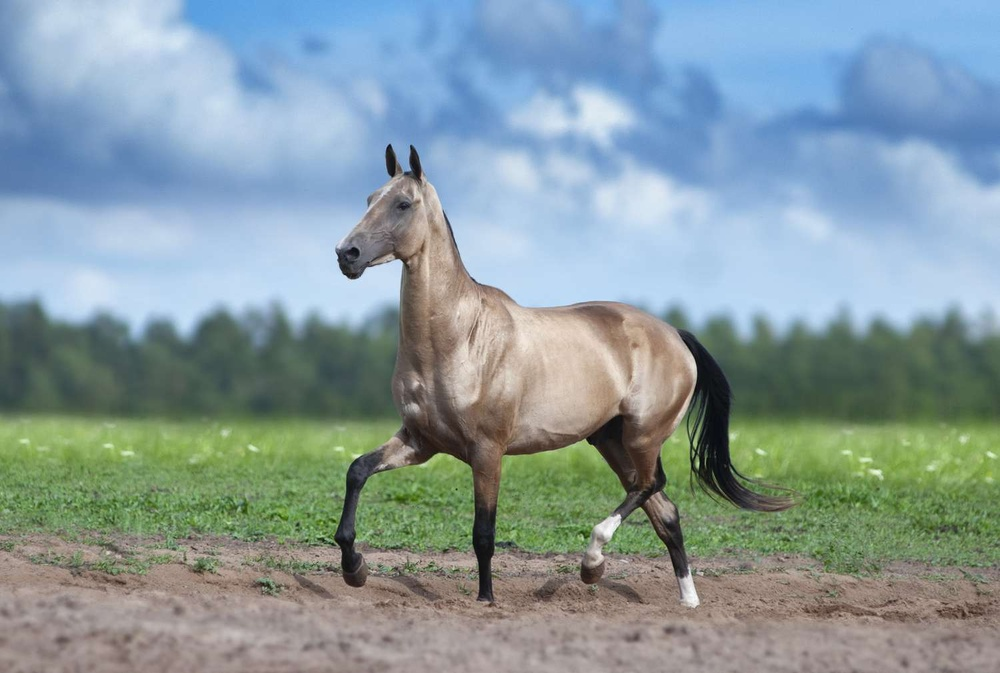
#> input picture images/testimg.jpeg, 1000 x 673 px, shrunk from 1500 x 1009 before the run
$ jupyter execute --allow-errors imgs.ipynb
#> lines starting #> are read from the running program, lines starting #| are printed output that depends on the picture
[cell 1]
import pandas as pd
import cv2 as cv
import math
import numpy as np
import adjmtrx_io

[cell 2]
img = cv.imread("./images/testimg.jpeg")
#> img is the input picture: shape (673, 1000, 3); mean B, G, R 158.1, 154.2, 135.7

[cell 3]
gray_img = cv.cvtColor(img, cv.COLOR_BGR2GRAY)
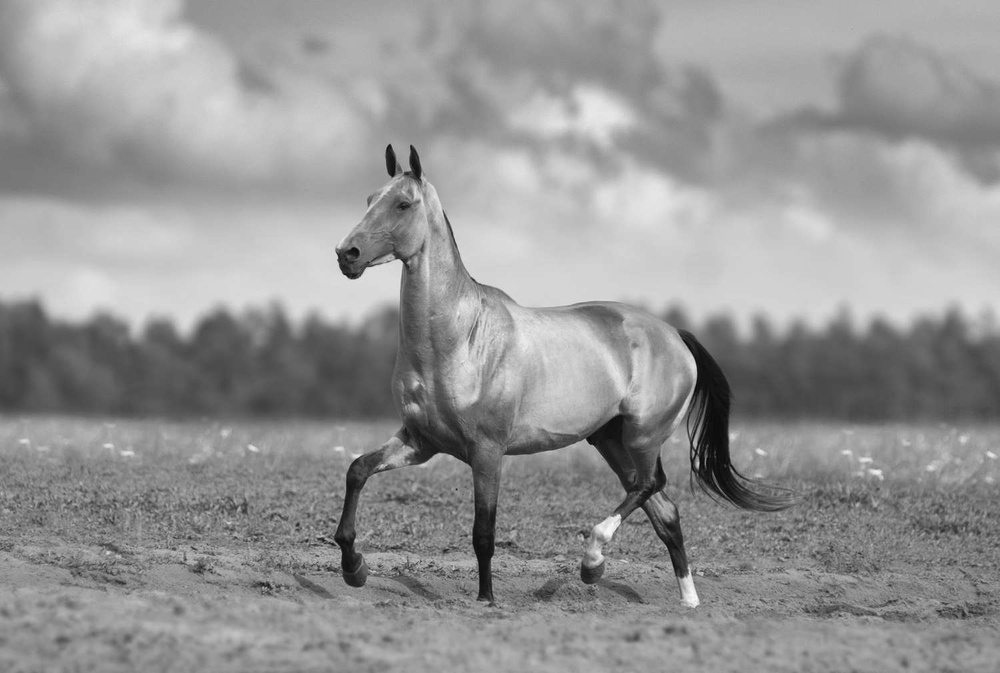
#> gray_img: shape (673, 1000); min 5, max 253, mean 149.1

[cell 4]
def sim_exp(a,i1,i2):
    return math.exp((-a)*(i1-i2)^2)

def get_1d_ind(r,c,width):
    return r*width + c


def get_adjacency_image(raw_img):
    rows,cols = raw_img.shape
#> rows = 673; cols = 1000
    adj_mtrx = np.zeros((rows*cols,rows*cols))
    s = rows*cols
    computed = set()
    for curr_r in range(rows):
        for curr_c in range(cols):
            pix = get_1d_ind(curr_r,curr_c,cols)
            if not pix in computed:
                ##go to right as far as possible
                nrp = pix +1 #"neighbouring right pixel"
                offset = 1
                while (nrp < s) and (curr_c+offset < cols) and abs(nrp-pix) < 9:
                    sim = sim_exp(30,raw_img[curr_r,curr_c],raw_img[curr_r,curr_c+offset])
                    adj_mtrx[nrp,pix] = sim #similarity between nrp and current pixel
                    adj_mtrx[pix,nrp] = sim #weighting from pix to  nrp is symmetric
                    computed.add(nrp)
                    nrp+=1
                    offset+=1

                ##go to left as far as possible
                nlp = pix-1 #"neighbouring left pixel"
                offset = 1
                while (nlp >= 0) and (curr_c-offset > 0) and (abs(nlp-pix) < 9):
                    sim = sim_exp(30,raw_img[curr_r,curr_c],raw_img[curr_r,curr_c-offset])
                    adj_mtrx[nlp,pix] = sim #similarity between nrp and current pixel
                    adj_mtrx[pix,nlp] = sim #weighting from pix to  nrp is symmetric
                    computed.add(nlp)
                    nlp-=1
                    offset+=1

                ##go up as far as possible
                nup = get_1d_ind(curr_r-1,curr_c,cols) #"neighbouring upper pixel"
                offset = 1
                while (nup >= 0) and (abs(nup-pix) < 9):
                    sim = sim_exp(30,raw_img[curr_r,curr_c],raw_img[curr_r-offset,curr_c])
                    adj_mtrx[nup,pix] = sim #similarity between nrp and current pixel
                    adj_mtrx[pix,nup] = sim #weighting from pix to  nrp is symmetric
                    computed.add(nup)
                    offset+=1
                    nup = get_1d_ind(curr_r-offset,curr_c,width)

                ##go down as far as possible
                nbp = get_1d_ind(curr_r+1,curr_c,cols) #"neighbouring belwo pixel"
                offset = 1
                while (nbp < s) and (abs(nbp-pix) < 9):
                    sim = sim_exp(30,raw_img[curr_r,curr_c],raw_img[curr_r+offset,curr_c])
                    adj_mtrx[nbp,pix] = sim #similarity between nrp and current pixel
                    adj_mtrx[pix,nbp] = sim #weighting from pix to  nrp is symmetric
                    computed.add(nbp)
                    offset+=1
                    nbp = get_1d_ind(curr_r+offset,curr_c,cols)

                computed.add(pix)
    return adj_mtrx
#> (the rest of this cell did not finish here and is left out)
